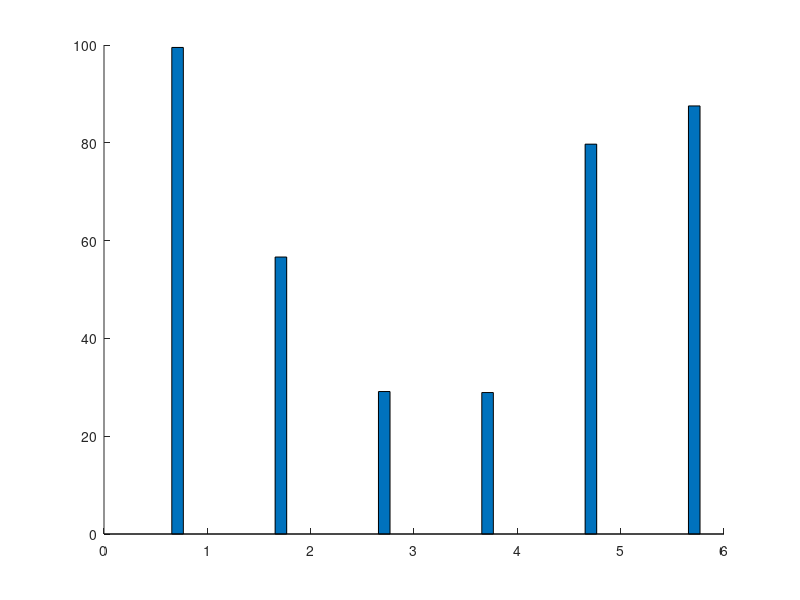

Source code (MATLAB): (Note: this script raises an error after producing the figure.)
%%%%%%%%%%%%%%%%%%%%%%%%%%%%%%%%%%%%%%%%%%%%%%%%%%%%%%%%%%%%%%%%%%%%%%%%%%%%%%%%%%%%%%%
%   Author: Xiaohui Liu (whulxh@gmail.com)
%   Date:   9/28/2011
%   Function: prepares figures for loss causes only for MTA and other protocols
%%%%%%%%%%%%%%%%%%%%%%%%%%%%%%%%%%%%%%%%%%%%%%%%%%%%%%%%%%%%%%%%%%%%%%%%%%%%%%%%%%%%%%%%
traffic = '99';
dir = '/home/xiaohui/Dropbox/tOR/figures';
protocols = {'MTA'; 'MCMP'; 'MM'; 'MM-CD'; 'SDRCS'; 'CTP';};
PROTOCOL_NUM = 6;
CAUSE_NUM = 5;
results = zeros(PROTOCOL_NUM, CAUSE_NUM);
row = 1;
column = 1;
legends = {'Success', 'Overflow', 'Tx failure', 'Rejection', 'Expiration'};
%% MTA
% catch ratio 
t = [
0.99236018394897
0.9935112815219
0.99505260957425
0.99354791938524
0.9946721918011
0.99579882009415
0.99697488584475
0.99784409268357
0.99417514922576
0.99610646211065
];
results(row, column) = mean(t);
column = column + 1;

% overflow
t = [
0
0.000368677186256
0.000209044665877
0
0
0
0.000057077625571
0
0.000028835894922
0.000174337517434    
];
results(row, column) = mean(t);
column = column + 1;

% air loss
t = [
0.002670226969292
0.00324435923905
0.0018117204376
0.002392344497608
0.003181885452124
0.001906918538824
0.00148401826484
0.001282611068661
0.005103953401194
0.002556950255695 
];
results(row, column) = mean(t);
column = column + 1;

% rej
t = [
0
0.000294941749005
0.000278726221169
0.000362476439031
0.000221992008288
0.000059591204338
0.000456621004566
0.000027289597206
0.000201851264454
0.000261506276151   
];
results(row, column) = mean(t);
column = column + 1;

% expire: either at on the way to sink or at sink
results(row, end) = 1 - sum(results(row, 1 : end - 1));
row = row + 1;
column = 1;

%% MCMP
% catch ratio 
t = [
0.48142198654435
0.62733479439942
0.49363265216266
0.70215534852391
0.3640285899935
0.36258525323292
0.45040799612445
0.68061407311391
0.54066013962309
0.63260120130052
0.68027204081862
0.78111322972031
];
results(row, column) = mean(t);
column = column + 1;

% overflow
t = [
0.07331095401145
0.03434456025242
0.044064204089003
0.037452567326522
0.056200924020589
0.094595449058161
0.056129463086195
0.048698512929069
0.071867879077237
0.040460569165133
0.034788456261735
0.016372216678391
];
results(row, column) = mean(t);
column = column + 1;

% air loss
t = [
0.069207728973496
0.013025749779679
0.0261421739231
0.000251106720258
0.00557581388007
0.002626414820909
0.002369813140465
0.001540232036826
0.10609725994543
0.004890347999753
0.011711928366071
0.002215835654147
];
results(row, column) = mean(t);
column = column + 1;

% rej
t = [
0.070529879263503
0.021666163800199
0.031539950725035
0.036360253093398
0.012578380135335
0.081530148211775
0.023478704262013
0.03205796680571
0.064980540665668
0.087223592895297
0.030481578689396
0.007165575580173
];
results(row, column) = mean(t);
column = column + 1;

% expire: either at on the way to sink or at sink
results(row, end) = 1 - sum(results(row, 1 : end - 1));
row = row + 1;
column = 1;

%% MMSPEED
% catch ratio 
t = [
0.23963670237541
0.24892441261094
0.15605996351592
0.23515775886074
0.18527905563501
0.48185206767673
0.39531815682016
0.31148639301436
0.32162192332102
0.33818846367146
];
results(row, column) = mean(t);
column = column + 1;

% overflow
t = [
0.26014752305296
0.2587986104998
0.19539081559409
0.28377716267366
0.31819709720062
0.21414908134254
0.25787292694459
0.2623669339544
0.24044432255857
0.24662282725826
];
results(row, column) = mean(t);
column = column + 1;

% air loss
t = [
0.061239265103058
0.063211489749676
0.038091963418659
0.094413348338535
0.10501990338329
0.049937252094729
0.052930060625679
0.057498934707329
0.042590325087908
0.068985915644238
];
results(row, column) = mean(t);
column = column + 1;

% rej
t = [
0.020919437122377
0.039076929922126
0.03639693268401
0.01517854715177
0.034511257558344
0.008495103621597
0.095340635518211
0.004439020321608
0.013696301173981
0.06532536415414
];
results(row, column) = mean(t);
column = column + 1;

% expire: either at on the way to sink or at sink
results(row, end) = 1 - sum(results(row, 1 : end - 1));
row = row + 1;
column = 1;

%% MMSPEEDCD
% catch ratio 
t = [
0.20280066031171
0.29836959092092
0.17871282943793
0.22845605994433
0.46057295338122
0.10198843651444
0.48342869447046
0.38921800897603
0.25990053204578
];
results(row, column) = mean(t);
column = column + 1;

% overflow
t = [
0.36085779244913
0.29080595486277
0.26638412401111
0.28925609753762
0.22078797029636
0.3711405082142
0.23789045401718
0.30563724942749
0.28221060223603
];
results(row, column) = mean(t);
column = column + 1;

% air loss
t = [
0.095864001553724
0.077970082300459
0.098101369839142
0.094339731032383
0.036571331787822
0.12487197941288
0.06748566473401
0.074338345994789
0.069402985414974
];
results(row, column) = mean(t);
column = column + 1;

% rej
t = [
0.15033759052594
0.001122605896996
0.08075944805835
0.018501069474684
0.027738197158657
0.015252046412954
0.10619580455174
0.02028661586041
0.041369550542878
];
results(row, column) = mean(t);
column = column + 1;

% expire: either at on the way to sink or at sink
results(row, end) = 1 - sum(results(row, 1 : end - 1));
row = row + 1;
column = 1;

%% SDRCS
% catch ratio 
t = [
0.80761402836492
0.81652836195288
0.90955997063326
0.89438718206635
0.78474173268464
0.68680524345248
0.87977440789652
0.63272342078531
0.58792747632822
0.91563482459972
0.85374640100486
];
results(row, column) = mean(t);
column = column + 1;

% overflow
t = [
0.10745182854896
0.083193053955878
0.019200127469726
0.054311807968965
0.17797824803979
0.17214397496088
0.043786562666194
0.2494102137108
0.28418748860113
0.025570872356098
0.082668863261944
];
results(row, column) = mean(t);
column = column + 1;

% air loss
t = [
0.045222178529296
0.05058917338531
0.02899936265137
0.02610522912794
0.030182952533513
0.076975743348983
0.062116645984754
0.054468498473494
0.060915557176728
0.042337507453786
0.048237232289951
];
results(row, column) = mean(t);
column = column + 1;

% rej
t = [
0.00147463625639
0
0
0
0
0
0.000106364119837
0.008395781293367
0.008790807951851
0
0   
];
results(row, column) = mean(t);
column = column + 1;

% expire: either at on the way to sink or at sink
results(row, end) = 1 - sum(results(row, 1 : end - 1));
row = row + 1;
column = 1;

%% CTP
% catch ratio 
t = [
0.99894800952328
0.87194533704511
0.75689674218591
0.98666034241484
0.91688645263507
0.70229514749475
0.89416443785704
];
results(row, column) = mean(t);
column = column + 1;

% overflow
t = [
0.000166103759482
0.025416355953269
0.050508089316754
0.001057977147694
0.013059824549832
0.027335112466641
0.007987220447284
];
results(row, column) = mean(t);
column = column + 1;

% air loss
t = [
0
0
0
0
0
0
0
];
results(row, column) = mean(t);
column = column + 1;

% rej
t = [
0
0
0
0
0
0
0
];
results(row, column) = mean(t);
column = column + 1;

% expire: either at on the way to sink or at sink
results(row, end) = 1 - sum(results(row, 1 : end - 1));
row = row + 1;
column = 1;


%% protocols
figure;
% title([metric 'for different protocols']);
h = bar(results * 100, 'stack');
set(h, 'linewidth', 2);
% color
colors = [
    128 0 0;
    0 0 143;
    100 0 0;
    0 255 0;
    60 0 0;
] / 255;
for i =1 : length(colors)
    set(h(i), 'facecolor', colors(i, :)) % use color name
end

set(gca, 'xtick', 1:size(protocols, 1), 'XTickLabel', protocols);
set(gca, 'FontSize', 30, 'YGrid', 'on', 'FontWeight', 'bold', 'ytick', 0:10:100);
h_legend = legend(legends);
set(h_legend, 'FontSize', 35);
ylabel('Ratio (%)');
ylim([0 100]);
%%
maximize;
set(gcf, 'Color', 'white');
cd(dir);
str = ['protocol_components_' traffic];
% export_fig(str, '-eps');
% export_fig(str, '-jpg', '-zbuffer');
% saveas(gcf, [str '.fig']);